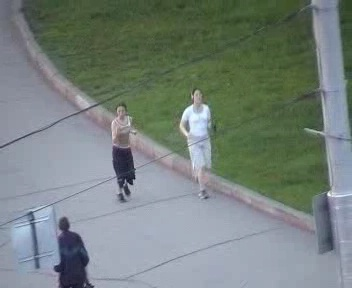
#> input picture images/Jogging0003.jpg, 352 x 288 px, given in place of Jogging0001.jpg, which was not available
$ python script.py
#> lines starting #> are read from the running program, lines starting #| are printed output that depends on the picture; long printed decimals are rounded; pictures that were not available may be replaced by others from this repository, and a replacement may not be noted
### mainfunc.py
import matplotlib.pyplot as plt
import cv2
import numpy as np
from skimage import feature
import functions
import math
from functions import Sigmoid as sigmoid,norm as norm, retimg as retimg , convl as convl, convh as convh


def reference():
    #ref img
    xo=63
    yo=78
    ho=62
    wo=25
    img=cv2.imread('C:/Users/arshika/Desktop/mini project/Jogging0001.jpg')
    comp=retimg(xo,yo,ho,wo,img)
    gray = cv2.cvtColor(comp, cv2.COLOR_BGR2GRAY)
    #cv2.imshow("imge", gray)
    frame = cv2.resize(gray, (50,100))
    lbp = feature.local_binary_pattern(frame , 8, 2, method="uniform")
    lbpref=convl(lbp)
    #print(lbp)
    #print(len(lbp))
    href = feature.hog(frame, orientations=9, pixels_per_cell=(8, 8),cells_per_block=(2, 2), transform_sqrt=True, block_norm="L1")
    href=convh(href)
    #print(len(href))
    #print(href)
    ret=[lbpref,href]
    return ret

def finarr(x,y,h,w,path,ret):
    lbpref,href=ret[0],ret[1]

    image=cv2.imread(path)

    #cv2.imshow('img',image)
    D = []
    Dl=[]
    Dh=[]
    shift = []
    x_init = x
    y_init = y

    for i in range(10):
        x=x+10
        shift.append(x-x_init)
        comp=retimg(x,y,h,w,image)
        gray = cv2.cvtColor(comp, cv2.COLOR_BGR2GRAY)
        frame = cv2.resize(gray, (50,100))
        lbp = feature.local_binary_pattern(frame , 8, 2, method="uniform")
        lbp1=convl(lbp)
        h1 = feature.hog(frame, orientations=9, pixels_per_cell=(8, 8),cells_per_block=(2, 2), transform_sqrt=True, block_norm="L1")
        h1=convh(h1)
        Xnew=[x1 - x2 for (x1, x2) in zip(lbpref,lbp1)]
        Ynew=[x1 - x2 for (x1, x2) in zip(href,h1)]
        dist1=[]
        for a, b in zip(Xnew, Ynew):
            z=math.sqrt((a*a)+(b*b))
            dist1.append(z)
        L=0
        for i in dist1:
            L += i
        D.append(L)
        Dl.append(np.sum(Xnew))
        Dh.append(np.sum(Ynew))

    print(D)
    print(shift)
    x_init = x
    y_init = y
    D1 = []
    shift1 = []
    Dl1=[]
    Dh1=[]

    #at shift=0
    shift1.append(x-x_init)
    comp=retimg(x,y,h,w,image)
    gray = cv2.cvtColor(comp, cv2.COLOR_BGR2GRAY)
    frame = cv2.resize(gray, (50,100))
    lbp = feature.local_binary_pattern(frame , 8, 2, method="uniform")
    lbp1=convl(lbp)
    frame = cv2.resize(gray, (64,128))
    h1 = feature.hog(frame, orientations=9, pixels_per_cell=(8, 8),cells_per_block=(2, 2), transform_sqrt=True, block_norm="L1")
    h1=convh(h1)
    Xnew=[x1 - x2 for (x1, x2) in zip(lbpref,lbp1)]
    Ynew=[x1 - x2 for (x1, x2) in zip(href,h1)]
    dist1=[]
    for a, b in zip(Xnew, Ynew):
        z=math.sqrt((a*a)+(b*b))
        dist1.append(z)
    L=0
    for i in dist1:
        L += i
    D1.append(L)
    Dl1.append(np.sum(Xnew))
    Dh1.append(np.sum(Ynew))


    for i in range(10):

        x=x-10
        shift1.append(x-x_init)
        comp=retimg(x,y,h,w,image)
        gray = cv2.cvtColor(comp, cv2.COLOR_BGR2GRAY)
        frame = cv2.resize(gray, (50,100))
        lbp = feature.local_binary_pattern(frame , 8, 2, method="uniform")
        lbp1=convl(lbp)
        frame = cv2.resize(gray, (64,128))
        h1 = feature.hog(frame, orientations=9, pixels_per_cell=(8, 8),cells_per_block=(2, 2), transform_sqrt=True, block_norm="L1")
        h1=convh(h1)
        Xnew=[x1 - x2 for (x1, x2) in zip(lbpref,lbp1)]
        Ynew=[x1 - x2 for (x1, x2) in zip(href,h1)]
        dist1=[]
        for a, b in zip(Xnew, Ynew):
            z=math.sqrt((a*a)+(b*b))
            dist1.append(z)
        L=0
        for i in dist1:
            L += i
        D1.append(L)
        Dl1.append(np.sum(Xnew))
        Dh1.append(np.sum(Ynew))

    D1.reverse()
    Dl1.reverse()
    Dh1.reverse()
    shift1.reverse()
    print(D1)
    print(shift1)

    D=D1+D
    Dl=Dl1+Dl
    Dh=Dh1+Dh
    shift=shift1+shift

    print(D)
    print(shift)

    #plt.plot(shift,D)
    #plt.show()
    plotArr=[[shift,D,x,y,h,w],[shift,Dl],[shift,Dh]]
    print("hey this is the shift")
    print(plotArr[0][0])
    print(plotArr[0][1])
    return plotArr

### functions.py
import matplotlib.pyplot as plt
import cv2
import numpy as np
from scipy.spatial import distance


import math

def retimg(x,y,h,w,img):
    img1=img[max(0,int(y-h/2)):min(img.shape[0],int(y+h/2)),max(0,int(x-w/2)):min(int(x+w/2),img.shape[1])]
    return img1


# [5 lines left out: function list_expansion_, not called in this run]

def convl(lbp):
    lbp1=[]
    for l in lbp:
        s=0
        for i in l:
            s+=i
    lbp1.append(s)
    #print(len(lbp1))
    return lbp1

def convh(hef):
    href1=[]
    p=0
    sum=0
    for h in range(100):
        elem=0
        while (p<1980 and elem<21):
            sum+=hef[p]
            p+=1
            elem+=1
        href1.append(sum)
    #print(len(href1))
    return href1

def norm(x):
    sum=np.sum(x)/len(x)
    x=x/sum
    return x

e=math.e
pi=math.pi

def Sigmoid(arr , sig):
    xp=[]
    for i in arr:
        val=(e**((-1*(i**2))/(2*(sig**2))))/(math.sqrt(2*pi)*sig)
        xp.append(val)
    return xp

### script.py
import matplotlib.pyplot as plt
import cv2
import xml.etree.ElementTree as parser
from functions import Sigmoid as sigmoid , norm as norm
from mainfunc import reference as reference, finarr as finarr
import pdb

tree = parser.parse('C:/Users/arshika/Desktop/mini_project sm/images/grtruth.xml')
#> (reads images/grtruth.xml from the repository)
root = tree.getroot()

workDir="Jogging"
similarity=[]
startFrame=1
endFrame=306
objectNum=0
rArr=reference()
#> in reference, img is the input picture: shape (288, 352, 3); mean B, G, R 124.4, 129.5, 118.3
#> the loop in convl, `for l in lbp:` made 100 passes
#> in reference, `lbpref=convl(lbp)`: lbpref = [174]
#> in reference, `href = feature.hog(frame, orientations=9, pixels_per_cell=(8, 8),cells..`: href = 1980 values, max 0.339 at index 600, min 0 at index 6, mean 0.0278
#> after the loop in convh, `for h in range(100):`: href1 = 100 values from 0.641 to 55; p = 1980; sum = 55
#> in reference, `href=convh(href)`: href = 100 values from 0.641 to 55
#> rArr = 2 items
frameCnt=0
#pdb.set_trace()

for frame in root:
    frameNumber=int(frame.attrib['number'])+1
    pictureName='./images/'+workDir+format(frameNumber,'04')+'.jpg'
    print(pictureName)
    img1=cv2.imread(pictureName)
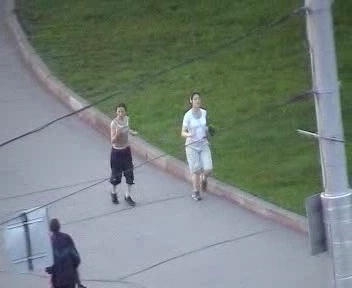
#> input picture images/Jogging0005.jpg, 352 x 288 px, given in place of Jogging0001.jpg, which was not available
#> img1 is the input picture: shape (288, 352, 3); mean B, G, R 123.2, 129, 117.6
    cv2.imshow('image',img1)
    objectList=frame[0]
    for object in objectList:
        box=object[1]
        objectId=int(object.attrib['id'])
        if objectId==objectNum:
            if frameNumber>=startFrame and frameNumber<=endFrame:


                x,y,w,h=float(box.attrib['xc']),float(box.attrib['yc']),float(box.attrib['w']),float(box.attrib['h'])
                plotArr=finarr(x,y,h,w,pictureName,rArr)
#> in finarr, `lbpref,href=ret[0],ret[1]`: lbpref = [174]; href = 100 values from 0.641 to 55
#> the loop in finarr, `for i in range(10):` made 10 passes
#> (lbp1, Xnew) on passes 1 to 10: ([195], [-21]), ([214], [-40]), ([192], [-18]), ([182], [-8]), ([199], [-25]), ([206], [-32]), ([200], [-26]), ([174], [0]), ([186], [-12]), ([175], [-1])
#> after the loop in finarr, `for i in range(10):`:
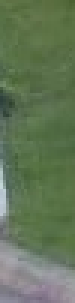
#> comp: shape (101, 25, 3) (shown 3 times larger); mean B, G, R 87, 117.3, 98.2
#> after the loop in finarr, `for i in range(10):`:
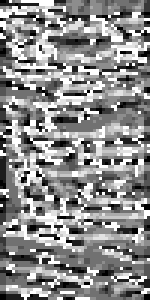
#> lbp: shape (100, 50) float64 (shown 3 times larger); min 0, max 9, mean 4.95; drawn with min black and max white
#> after the loop in finarr, `for i in range(10):`: D = [21, 40, 18, 8, 25, 32, 26, 0.0463, 12.01, 1]; Dh = [-2.32, -3.05, -2.38, -2.23, -1.73, -2.26, -1.47, -0.798, -1.09, -2.05]; Dl = [-21, -40, -18, -8, -25, -32, -26, 0, -12, -1]; shift = [10, 20, 30, 40, 50, 60, 70, 80, 90, 100]; x = 223
#| [21.003, 40.000, 18.000, 8.001, 25.000, 32.000, 26.003, 0.04634, 12.010, 1.000]
#| [10.0, 20.0, 30.0, 40.0, 50.0, 60.0, 70.0, 80.0, 90.0, 100.0]
#> in finarr, `h1 = feature.hog(frame, orientations=9, pixels_per_cell=(8, 8),cells_p..`: h1 = 3780 values, max 0.266 at index 2947, min 0 at index 1, mean 0.0278
#> in finarr, `h1=convh(h1)`: h1 = 100 values from 0.612 to 55
#> in finarr, `Ynew=[x1 - x2 for (x1, x2) in zip(href,h1)]`: Ynew = 100 values, max 0.258 at index 36, min -0.264 at index 31, mean -0.0177
#> the loop in finarr, `for a, b in zip(Xnew, Ynew):` made 1 pass
#> (a, b, z) on pass 1: (-1, 0.0291, 1)
#> after the loop in finarr, `for a, b in zip(Xnew, Ynew):`: dist1 = [1]
#> the loop in finarr, `for i in dist1:` made 1 pass
#> (i, L) on pass 1: (1, 1)
#> after the loop in finarr, `for i in dist1:`: L = 1
#> the loop in finarr, `for i in range(10): ` made 10 passes
#> (x, lbp1, Xnew) on passes 1 to 10: (213, [186], [-12]), (203, [174], [0]), (193, [200], [-26]), (183, [206], [-32]), (173, [199], [-25]), (163, [182], [-8]), (153, [192], [-18]), (143, [214], [-40]), (133, [195], [-21]), (123, [160], [14])
#> after the loop in finarr, `for i in range(10):`:
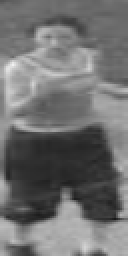
#> frame: shape (128, 64) (shown 2 times larger); min 23, max 241, mean 112.1
#> after the loop in finarr, `for i in range(10):`:
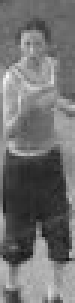
#> gray: shape (101, 25) (shown 3 times larger); min 19, max 247, mean 112.3
#> after the loop in finarr, `for i in range(10):`:
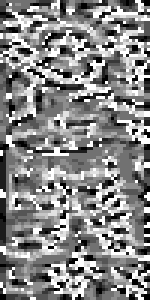
#> lbp: shape (100, 50) float64 (shown 3 times larger); min 0, max 9, mean 4.76; drawn with min black and max white
#> after the loop in finarr, `for i in range(10):`: D1 = [1, 12.01, 0.00271, 26, 32, 25, 8, 18, 40, 21, 14]; Dh1 = [-1.77, -1.4, -2.06, -2.2, -1.71, -0.605, -0.335, -0.68, -0.998, 0.268, -0.151]; Dl1 = [-1, -12, 0, -26, -32, -25, -8, -18, -40, -21, 14]; shift1 = [0, -10, -20, -30, -40, -50, -60, -70, -80, -90, -100]; x = 123
#| [14.000, 21.004, 40.000, 18.000, 8.001, 25.000, 32.001, 26.001, 0.002707, 12.010, 1.000]
#| [-100.0, -90.0, -80.0, -70.0, -60.0, -50.0, -40.0, -30.0, -20.0, -10.0, 0.0]
#> in finarr, `D=D1+D`: D = [14, 21, 40, 18, 8, 25, 32, 26, 0.00271, 12.01, 1, 21, 40, 18, 8, 25, 32, 26, 0.0463, 12.01, 1]
#> in finarr, `Dl=Dl1+Dl`: Dl = [14, -21, -40, -18, -8, -25, -32, -26, 0, -12, -1, -21, -40, -18, -8, -25, -32, -26, 0, -12, -1]
#> in finarr, `Dh=Dh1+Dh`: Dh = [-0.151, 0.268, -0.998, -0.68, -0.335, -0.605, -1.71, -2.2, -2.06, -1.4, -1.77, -2.32, -3.05, -2.38, -2.23, -1.73, -2.26, -1.47, -0.798, -1.09, -2.05]
#> in finarr, `shift=shift1+shift`: shift = [-100, -90, -80, -70, -60, -50, -40, -30, -20, -10, 0, 10, 20, 30, 40, 50, 60, 70, 80, 90, 100]
#| [14.000, 21.004, 40.000, 18.000, 8.001, 25.000, 32.001, 26.001, 0.002707, 12.010, 1.000, 21.003, 40.000, 18.000, 8.001, 25.000, 32.000, 26.003, 0.04634, 12.010, 1.000]
#| [-100.0, -90.0, -80.0, -70.0, -60.0, -50.0, -40.0, -30.0, -20.0, -10.0, 0.0, 10.0, 20.0, 30.0, 40.0, 50.0, 60.0, 70.0, 80.0, 90.0, 100.0]
#| [-100.0, -90.0, -80.0, -70.0, -60.0, -50.0, -40.0, -30.0, -20.0, -10.0, 0.0, 10.0, 20.0, 30.0, 40.0, 50.0, 60.0, 70.0, 80.0, 90.0, 100.0]
#| [14.000, 21.004, 40.000, 18.000, 8.001, 25.000, 32.001, 26.001, 0.002707, 12.010, 1.000, 21.003, 40.000, 18.000, 8.001, 25.000, 32.000, 26.003, 0.04634, 12.010, 1.000]
#> plotArr = 3 items
                shift=plotArr[0][0]
                D=plotArr[0][1]

                ind=D.index(max(D))
#> ind = 2
                shif=shift[ind]
#> shif = -80
                sig=0.1
                D=norm(D)
#> in norm, `sum=np.sum(x)/len(x)`: sum = 18.1
#> in norm, `x=x/sum`: x = 21 values, max 2.21 at index 2, min 0.00015 at index 8, mean 1
#> D has the same summary as x in norm
                if (frameCnt%10==0) :
                    print("completed")
                    plt.plot(shift,sigmoid(D,sig),'--')
#> the loop in Sigmoid, `for i in arr:` made 21 passes
#> (i, val) on passes 1 to 12: (0.774, 4.05e-13), (1.16, 2.27e-29), (2.21, 3.47e-106), (0.995, 1.33e-21), (0.442, 0.000228), (1.38, 1.48e-41), (1.77, 5.24e-68), (1.44, 6.1e-45), (0.00015, 3.99), (0.664, 1.09e-09), (0.0553, 3.42), (1.16, 2.29e-29)
#> after the loop in Sigmoid, `for i in arr:`: xp = [4.05e-13, 2.27e-29, 3.47e-106, 1.33e-21, 0.000228, 1.48e-41, 5.24e-68, 6.1e-45, 3.99, 1.09e-09, 3.42, 2.29e-29, 3.47e-106, 1.33e-21, 0.000228, 1.48e-41, 5.27e-68, 6.03e-45, 3.99, 1.1e-09, 3.42]

                #similarity.append(D)

                for g in range(1,3):
                    shift1=plotArr[g][0]
                    D1=plotArr[g][1]
                    ind1=D1.index(max(D1))
                    if g==1:
                        shif1=shift1[ind1]
                    else :
                        shif2=shift1[ind1]
#> this loop made 2 passes
#> (ind1, shif1) on pass 1: (0, -100)
#> (ind1, shif2) on pass 2: (1, -90)
            xn=xp=x
            if (frameNumber>=14):
                if (shif<=10 and shif>=-10):
                    xp=xn=int(x+shif)
                else:
                    xn=xp

            print("the value of new x is ",xn)
            yn=y
            hn=h
            wn=w
            xn1=x+shif1
#> xn1 = 23
            xn2=x+shif2
#> xn2 = 33
            #cv2.rectangle(img1,(int(xn1-w/2),int(y-h/2)),(int(xn1+w/2),int(y+h/2)),(255,0,255),1)
            #cv2.rectangle(img1,(int(xn2-w/2),int(y-h/2)),(int(xn2+w/2),int(y+h/2)),(255,0,0),1)
            cv2.rectangle(img1,(int(x-w/2),int(y-h/2)),(int(x+w/2),int(y+h/2)),(0,0,255),1)
            cv2.rectangle(img1,(int(xn-w/2),int(y-h/2)),(int(xn+w/2),int(y+h/2)),(0,255,0),1)
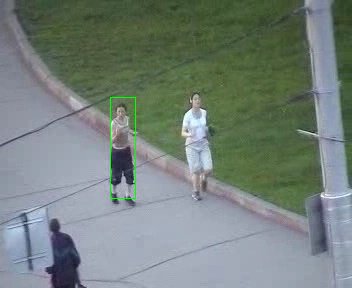
#> img1: shape (288, 352, 3); mean B, G, R 122.9, 129.3, 117.3


            #cv2.rectangle(img1,(xn,yn),(xn+wn,yn+hn),(0,255,0),2)
            #cv2.rectangle(img1,(x,y),(x+w,y+h),(0,0,255),2)
            cv2.imshow('image',img1)
            cv2.waitKey(75)

    frameCnt+=1


    #plt.legend(loc='best')
    #plt.show()
    #print(similarity)
    xn=x+shif
#> xn = 43
#> (the run stopped early here; a loop or call above may not have finished)
